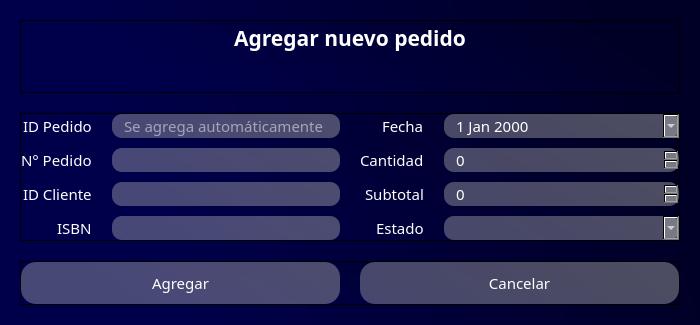
<?xml version="1.0" encoding="UTF-8"?>
<ui version="4.0">
 <class>Dialog</class>
 <widget class="QDialog" name="Dialog">
  <property name="geometry">
   <rect>
    <x>0</x>
    <y>0</y>
    <width>700</width>
    <height>325</height>
   </rect>
  </property>
  <property name="windowTitle">
   <string>Agregar nuevo pedido</string>
  </property>
  <property name="windowIcon">
   <iconset>
    <normaloff>../icons/book.png</normaloff>../icons/book.png</iconset>
  </property>
  <property name="whatsThis">
   <string/>
  </property>
  <property name="styleSheet">
   <string notr="true"/>
  </property>
  <property name="modal">
   <bool>true</bool>
  </property>
  <layout class="QVBoxLayout" name="verticalLayout">
   <property name="spacing">
    <number>0</number>
   </property>
   <property name="leftMargin">
    <number>0</number>
   </property>
   <property name="topMargin">
    <number>0</number>
   </property>
   <property name="rightMargin">
    <number>0</number>
   </property>
   <property name="bottomMargin">
    <number>0</number>
   </property>
   <item>
    <widget class="QWidget" name="widget" native="true">
     <property name="styleSheet">
      <string notr="true">background-color: qlineargradient(spread:pad, x1:1, y1:0.363, x2:0, y2:0.528864, stop:0.0696517 rgba(0, 0, 38, 255), stop:0.81592 rgba(0, 0, 74, 255));</string>
     </property>
     <layout class="QVBoxLayout" name="verticalLayout_2">
      <property name="spacing">
       <number>20</number>
      </property>
      <property name="leftMargin">
       <number>20</number>
      </property>
      <property name="topMargin">
       <number>20</number>
      </property>
      <property name="rightMargin">
       <number>20</number>
      </property>
      <property name="bottomMargin">
       <number>20</number>
      </property>
      <item>
       <widget class="QFrame" name="header">
        <property name="font">
         <font>
          <family>Candara</family>
          <pointsize>14</pointsize>
          <weight>75</weight>
          <bold>true</bold>
         </font>
        </property>
        <property name="frameShape">
         <enum>QFrame::StyledPanel</enum>
        </property>
        <property name="frameShadow">
         <enum>QFrame::Raised</enum>
        </property>
        <layout class="QVBoxLayout" name="verticalLayout_3" stretch="5,5">
         <property name="spacing">
          <number>5</number>
         </property>
         <property name="leftMargin">
          <number>0</number>
         </property>
         <property name="topMargin">
          <number>0</number>
         </property>
         <property name="rightMargin">
          <number>0</number>
         </property>
         <property name="bottomMargin">
          <number>0</number>
         </property>
         <item>
          <widget class="QLabel" name="lblTitulo">
           <property name="font">
            <font>
             <family>Candara</family>
             <pointsize>16</pointsize>
             <weight>75</weight>
             <bold>true</bold>
            </font>
           </property>
           <property name="styleSheet">
            <string notr="true">color: rgb(255, 255, 255);
background-color: none;</string>
           </property>
           <property name="text">
            <string>Agregar nuevo pedido</string>
           </property>
           <property name="alignment">
            <set>Qt::AlignCenter</set>
           </property>
          </widget>
         </item>
         <item>
          <widget class="QLabel" name="lblWarning">
           <property name="font">
            <font>
             <family>Candara</family>
             <pointsize>10</pointsize>
            </font>
           </property>
           <property name="styleSheet">
            <string notr="true">color: rgb(255, 0, 0);
background-color: none;</string>
           </property>
           <property name="text">
            <string/>
           </property>
           <property name="alignment">
            <set>Qt::AlignCenter</set>
           </property>
          </widget>
         </item>
        </layout>
       </widget>
      </item>
      <item>
       <widget class="QFrame" name="content">
        <property name="frameShape">
         <enum>QFrame::StyledPanel</enum>
        </property>
        <property name="frameShadow">
         <enum>QFrame::Raised</enum>
        </property>
        <layout class="QHBoxLayout" name="horizontalLayout" stretch="5,5">
         <property name="spacing">
          <number>20</number>
         </property>
         <property name="leftMargin">
          <number>0</number>
         </property>
         <property name="topMargin">
          <number>0</number>
         </property>
         <property name="rightMargin">
          <number>0</number>
         </property>
         <property name="bottomMargin">
          <number>0</number>
         </property>
         <item>
          <layout class="QFormLayout" name="formLayout">
           <property name="labelAlignment">
            <set>Qt::AlignRight|Qt::AlignTrailing|Qt::AlignVCenter</set>
           </property>
           <property name="horizontalSpacing">
            <number>20</number>
           </property>
           <property name="verticalSpacing">
            <number>10</number>
           </property>
           <item row="1" column="0">
            <widget class="QLabel" name="lblNPedido">
             <property name="font">
              <font>
               <family>Candara</family>
               <pointsize>11</pointsize>
              </font>
             </property>
             <property name="styleSheet">
              <string notr="true">color: rgb(255, 255, 255);
background-color: none;</string>
             </property>
             <property name="text">
              <string>N° Pedido</string>
             </property>
            </widget>
           </item>
           <item row="1" column="1">
            <widget class="QLineEdit" name="txtNPedido">
             <property name="font">
              <font>
               <family>Candara</family>
               <pointsize>11</pointsize>
              </font>
             </property>
             <property name="styleSheet">
              <string notr="true">background-color: qlineargradient(spread:pad, x1:1, y1:0.363, x2:0, y2:0.528864, stop:0.0696517 rgba(184, 184, 184, 105), stop:0.81592 rgba(195, 195, 195, 94));

border-radius: 10px;
color: rgb(255, 255, 255);
padding-left: 10px;</string>
             </property>
            </widget>
           </item>
           <item row="2" column="0">
            <widget class="QLabel" name="lblidCliente">
             <property name="font">
              <font>
               <family>Candara</family>
               <pointsize>11</pointsize>
              </font>
             </property>
             <property name="styleSheet">
              <string notr="true">color: rgb(255, 255, 255);
background-color: none;</string>
             </property>
             <property name="text">
              <string>ID Cliente</string>
             </property>
            </widget>
           </item>
           <item row="2" column="1">
            <widget class="QLineEdit" name="txtidCliente">
             <property name="font">
              <font>
               <family>Candara</family>
               <pointsize>11</pointsize>
              </font>
             </property>
             <property name="styleSheet">
              <string notr="true">background-color: qlineargradient(spread:pad, x1:1, y1:0.363, x2:0, y2:0.528864, stop:0.0696517 rgba(184, 184, 184, 105), stop:0.81592 rgba(195, 195, 195, 94));

border-radius: 10px;
color: rgb(255, 255, 255);
padding-left: 10px;</string>
             </property>
            </widget>
           </item>
           <item row="0" column="0">
            <widget class="QLabel" name="lblidPedido">
             <property name="font">
              <font>
               <family>Candara</family>
               <pointsize>11</pointsize>
              </font>
             </property>
             <property name="styleSheet">
              <string notr="true">color: rgb(255, 255, 255);
background-color: none;</string>
             </property>
             <property name="text">
              <string>ID Pedido</string>
             </property>
            </widget>
           </item>
           <item row="0" column="1">
            <widget class="QLineEdit" name="txtidPedido">
             <property name="font">
              <font>
               <family>Candara</family>
               <pointsize>11</pointsize>
              </font>
             </property>
             <property name="styleSheet">
              <string notr="true">background-color: qlineargradient(spread:pad, x1:1, y1:0.363, x2:0, y2:0.528864, stop:0.0696517 rgba(184, 184, 184, 105), stop:0.81592 rgba(195, 195, 195, 94));

border-radius: 10px;
color: rgb(255, 255, 255);
padding-left: 10px;</string>
             </property>
             <property name="readOnly">
              <bool>true</bool>
             </property>
             <property name="placeholderText">
              <string>Se agrega automáticamente</string>
             </property>
            </widget>
           </item>
           <item row="3" column="1">
            <widget class="QLineEdit" name="txtIsbn">
             <property name="font">
              <font>
               <family>Candara</family>
               <pointsize>11</pointsize>
              </font>
             </property>
             <property name="styleSheet">
              <string notr="true">background-color: qlineargradient(spread:pad, x1:1, y1:0.363, x2:0, y2:0.528864, stop:0.0696517 rgba(184, 184, 184, 105), stop:0.81592 rgba(195, 195, 195, 94));

border-radius: 10px;
color: rgb(255, 255, 255);
padding-left: 10px;</string>
             </property>
            </widget>
           </item>
           <item row="3" column="0">
            <widget class="QLabel" name="lblIsbn">
             <property name="font">
              <font>
               <family>Candara</family>
               <pointsize>11</pointsize>
              </font>
             </property>
             <property name="styleSheet">
              <string notr="true">color: rgb(255, 255, 255);
background-color: none;</string>
             </property>
             <property name="text">
              <string>ISBN</string>
             </property>
            </widget>
           </item>
          </layout>
         </item>
         <item>
          <layout class="QFormLayout" name="formLayout_3">
           <property name="labelAlignment">
            <set>Qt::AlignRight|Qt::AlignTrailing|Qt::AlignVCenter</set>
           </property>
           <property name="horizontalSpacing">
            <number>20</number>
           </property>
           <property name="verticalSpacing">
            <number>10</number>
           </property>
           <item row="1" column="0">
            <widget class="QLabel" name="lblCantidad">
             <property name="font">
              <font>
               <family>Candara</family>
               <pointsize>11</pointsize>
              </font>
             </property>
             <property name="styleSheet">
              <string notr="true">color: rgb(255, 255, 255);
background-color: none;</string>
             </property>
             <property name="text">
              <string>Cantidad</string>
             </property>
            </widget>
           </item>
           <item row="2" column="0">
            <widget class="QLabel" name="lblSubtotal">
             <property name="font">
              <font>
               <family>Candara</family>
               <pointsize>11</pointsize>
              </font>
             </property>
             <property name="styleSheet">
              <string notr="true">color: rgb(255, 255, 255);
background-color: none;</string>
             </property>
             <property name="text">
              <string>Subtotal</string>
             </property>
            </widget>
           </item>
           <item row="3" column="0">
            <widget class="QLabel" name="lblEstado">
             <property name="font">
              <font>
               <family>Candara</family>
               <pointsize>11</pointsize>
              </font>
             </property>
             <property name="styleSheet">
              <string notr="true">color: rgb(255, 255, 255);
background-color: none;</string>
             </property>
             <property name="text">
              <string>Estado</string>
             </property>
            </widget>
           </item>
           <item row="3" column="1">
            <widget class="QComboBox" name="cbEstado">
             <property name="font">
              <font>
               <family>Candara</family>
               <pointsize>11</pointsize>
              </font>
             </property>
             <property name="cursor">
              <cursorShape>PointingHandCursor</cursorShape>
             </property>
             <property name="toolTip">
              <string>Estados</string>
             </property>
             <property name="styleSheet">
              <string notr="true">background-color: qlineargradient(spread:pad, x1:1, y1:0.363, x2:0, y2:0.528864, stop:0.0696517 rgba(184, 184, 184, 105), stop:0.81592 rgba(195, 195, 195, 94));

border-radius: 10px;
color: rgb(255, 255, 255);
padding-left: 10px;</string>
             </property>
            </widget>
           </item>
           <item row="0" column="1">
            <widget class="QDateEdit" name="dtFecha">
             <property name="font">
              <font>
               <family>Candara</family>
               <pointsize>11</pointsize>
              </font>
             </property>
             <property name="styleSheet">
              <string notr="true">background-color: qlineargradient(spread:pad, x1:1, y1:0.363, x2:0, y2:0.528864, stop:0.0696517 rgba(184, 184, 184, 105), stop:0.81592 rgba(195, 195, 195, 94));

border-radius: 10px;
color: rgb(255, 255, 255);
padding-left: 10px;</string>
             </property>
             <property name="calendarPopup">
              <bool>true</bool>
             </property>
            </widget>
           </item>
           <item row="0" column="0">
            <widget class="QLabel" name="lblFecha">
             <property name="font">
              <font>
               <family>Candara</family>
               <pointsize>11</pointsize>
              </font>
             </property>
             <property name="styleSheet">
              <string notr="true">color: rgb(255, 255, 255);
background-color: none;</string>
             </property>
             <property name="text">
              <string>Fecha</string>
             </property>
            </widget>
           </item>
           <item row="1" column="1">
            <widget class="QSpinBox" name="spCantidad">
             <property name="font">
              <font>
               <family>Candara</family>
               <pointsize>11</pointsize>
              </font>
             </property>
             <property name="styleSheet">
              <string notr="true">background-color: qlineargradient(spread:pad, x1:1, y1:0.363, x2:0, y2:0.528864, stop:0.0696517 rgba(184, 184, 184, 105), stop:0.81592 rgba(195, 195, 195, 94));

border-radius: 10px;
color: rgb(255, 255, 255);
padding-left: 10px;</string>
             </property>
             <property name="alignment">
              <set>Qt::AlignLeading|Qt::AlignLeft|Qt::AlignVCenter</set>
             </property>
            </widget>
           </item>
           <item row="2" column="1">
            <widget class="QSpinBox" name="spSubtotal">
             <property name="font">
              <font>
               <family>Candara</family>
               <pointsize>11</pointsize>
              </font>
             </property>
             <property name="styleSheet">
              <string notr="true">background-color: qlineargradient(spread:pad, x1:1, y1:0.363, x2:0, y2:0.528864, stop:0.0696517 rgba(184, 184, 184, 105), stop:0.81592 rgba(195, 195, 195, 94));

border-radius: 10px;
color: rgb(255, 255, 255);
padding-left: 10px;</string>
             </property>
             <property name="alignment">
              <set>Qt::AlignLeading|Qt::AlignLeft|Qt::AlignVCenter</set>
             </property>
             <property name="readOnly">
              <bool>true</bool>
             </property>
             <property name="maximum">
              <number>999999999</number>
             </property>
            </widget>
           </item>
          </layout>
         </item>
        </layout>
       </widget>
      </item>
      <item>
       <widget class="QFrame" name="footer">
        <property name="frameShape">
         <enum>QFrame::StyledPanel</enum>
        </property>
        <property name="frameShadow">
         <enum>QFrame::Raised</enum>
        </property>
        <layout class="QHBoxLayout" name="horizontalLayout_2">
         <property name="spacing">
          <number>20</number>
         </property>
         <property name="leftMargin">
          <number>0</number>
         </property>
         <property name="topMargin">
          <number>0</number>
         </property>
         <property name="rightMargin">
          <number>0</number>
         </property>
         <property name="bottomMargin">
          <number>0</number>
         </property>
         <item>
          <widget class="QPushButton" name="btnAgregar">
           <property name="font">
            <font>
             <family>Candara</family>
             <pointsize>11</pointsize>
            </font>
           </property>
           <property name="cursor">
            <cursorShape>PointingHandCursor</cursorShape>
           </property>
           <property name="toolTip">
            <string>Agregar</string>
           </property>
           <property name="styleSheet">
            <string notr="true">QPushButton#btnAgregar{
	background-color: qlineargradient(spread:pad, x1:1, y1:0.363, x2:0, y2:0.528864, stop:0.0696517 rgba(184, 184, 184, 105), stop:0.81592 rgba(195, 195, 195, 94));
	
	color: rgba(255, 255, 255);
	border-radius: 15px;
	padding: 10px;
}

QPushButton#btnAgregar:hover{
	background-color: qlineargradient(spread:pad, x1:1, y1:0.363, x2:0, y2:0.528864, stop:0.0696517 rgba(150, 150, 150, 255), stop:0.81592 rgba(201, 201, 201, 255));
}

QPushButton#btnAgregar:pressed{
	background-color: rgb(173, 173, 173);
}</string>
           </property>
           <property name="text">
            <string>Agregar</string>
           </property>
          </widget>
         </item>
         <item>
          <widget class="QPushButton" name="btnCancelar">
           <property name="font">
            <font>
             <family>Candara</family>
             <pointsize>11</pointsize>
            </font>
           </property>
           <property name="cursor">
            <cursorShape>PointingHandCursor</cursorShape>
           </property>
           <property name="toolTip">
            <string>Cancelar</string>
           </property>
           <property name="styleSheet">
            <string notr="true">QPushButton#btnCancelar{
	background-color: qlineargradient(spread:pad, x1:1, y1:0.363, x2:0, y2:0.528864, stop:0.0696517 rgba(184, 184, 184, 105), stop:0.81592 rgba(195, 195, 195, 94));
	
	color: rgba(255, 255, 255);
	border-radius: 15px;
	padding: 10px;
}

QPushButton#btnCancelar:hover{
	background-color: qlineargradient(spread:pad, x1:1, y1:0.363, x2:0, y2:0.528864, stop:0.0696517 rgba(150, 150, 150, 255), stop:0.81592 rgba(201, 201, 201, 255));
}

QPushButton#btnCancelar:pressed{
	background-color: rgb(173, 173, 173);
}</string>
           </property>
           <property name="text">
            <string>Cancelar</string>
           </property>
          </widget>
         </item>
        </layout>
       </widget>
      </item>
     </layout>
    </widget>
   </item>
  </layout>
 </widget>
 <resources/>
 <connections/>
</ui>
